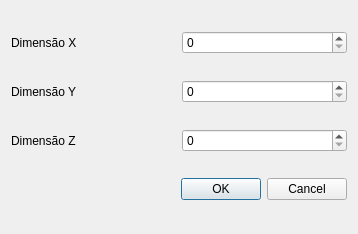
<?xml version="1.0" encoding="UTF-8"?>
<ui version="4.0">
 <class>SculptorSize</class>
 <widget class="QDialog" name="SculptorSize">
  <property name="geometry">
   <rect>
    <x>0</x>
    <y>0</y>
    <width>358</width>
    <height>234</height>
   </rect>
  </property>
  <property name="windowTitle">
   <string>Dialog</string>
  </property>
  <layout class="QGridLayout" name="gridLayout">
   <item row="4" column="0" colspan="2">
    <widget class="QDialogButtonBox" name="buttonBox">
     <property name="orientation">
      <enum>Qt::Horizontal</enum>
     </property>
     <property name="standardButtons">
      <set>QDialogButtonBox::Cancel|QDialogButtonBox::Ok</set>
     </property>
    </widget>
   </item>
   <item row="3" column="0">
    <widget class="QLabel" name="label_3">
     <property name="text">
      <string>Dimensão Z</string>
     </property>
    </widget>
   </item>
   <item row="0" column="0">
    <widget class="QLabel" name="label">
     <property name="text">
      <string>Dimensão X</string>
     </property>
    </widget>
   </item>
   <item row="2" column="0">
    <widget class="QLabel" name="label_2">
     <property name="text">
      <string>Dimensão Y</string>
     </property>
    </widget>
   </item>
   <item row="0" column="1">
    <widget class="QSpinBox" name="spinBoxX"/>
   </item>
   <item row="2" column="1">
    <widget class="QSpinBox" name="spinBoxY"/>
   </item>
   <item row="3" column="1">
    <widget class="QSpinBox" name="spinBoxZ"/>
   </item>
  </layout>
 </widget>
 <resources/>
 <connections>
  <connection>
   <sender>buttonBox</sender>
   <signal>accepted()</signal>
   <receiver>SculptorSize</receiver>
   <slot>accept()</slot>
   <hints>
    <hint type="sourcelabel">
     <x>248</x>
     <y>254</y>
    </hint>
    <hint type="destinationlabel">
     <x>157</x>
     <y>274</y>
    </hint>
   </hints>
  </connection>
  <connection>
   <sender>buttonBox</sender>
   <signal>rejected()</signal>
   <receiver>SculptorSize</receiver>
   <slot>reject()</slot>
   <hints>
    <hint type="sourcelabel">
     <x>316</x>
     <y>260</y>
    </hint>
    <hint type="destinationlabel">
     <x>286</x>
     <y>274</y>
    </hint>
   </hints>
  </connection>
 </connections>
</ui>
